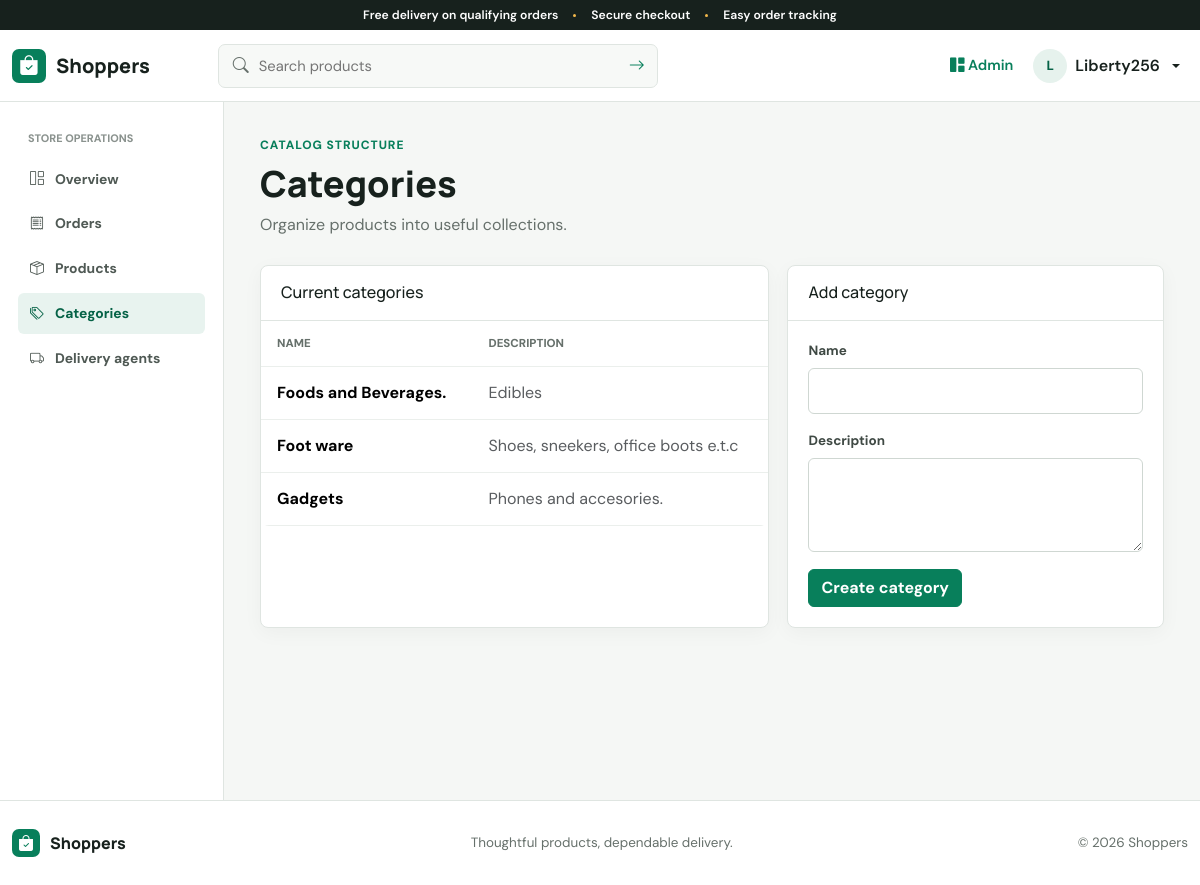
Screenshot of /dashboard/categories/ (signed in) with the database file from the repository.
### market/models.py (models this page shows, shortened)
class categories(models.Model):
    name = models.CharField(max_length=100)
    description = models.TextField()
    class Meta:
        verbose_name_plural = 'categories'
        ordering = ['name']

### admin/views.py (the view)
# urls.py: path('categories/', views.categories_view, name='manage_categories'),
@superuser_required
def categories_view(request):
    form = CategoryForm(request.POST or None)
    if request.method == 'POST' and form.is_valid():
        form.save()
        messages.success(request, 'Category created.')
        return redirect('manage_categories')
    return render(
        request,
        'admin_panel/categories.html',
        {'form': form, 'categories': categories.objects.all()},
    )

### admin/forms.py
class CategoryForm(forms.ModelForm):
    class Meta:
        model = categories
        fields = ('name', 'description')
        widgets = {'description': forms.Textarea(attrs={'rows': 3})}

### shopper/context_processors.py (called while the page is built)
def cart_count(request):
    if request.user.is_authenticated:
        return {'cart_count': CartItem.objects.filter(user=request.user).count()}
    return {'cart_count': 0}

### templates/admin_panel/categories.html (shortened to what this page needs)
{% extends 'admin_panel/base.html' %}
{% block admin_content %}
<div class="page-heading"><div><p class="eyebrow">Catalog structure</p><h1 class="page-title">Categories</h1><p class="page-subtitle">Organize products into useful collections.</p></div></div>
<div class="dashboard-grid"><div class="panel"><div class="panel-header"><h2>Current categories</h2></div><div class="table-responsive"><table class="table"><thead><tr><th>Name</th><th>Description</th></tr></thead><tbody>{% for category in categories %}<tr><td><strong>{{ category.name }}</strong></td><td class="text-muted">{{ category.description|truncatechars:90 }}</td></tr>{% empty %}<tr><td colspan="2" class="text-center text-muted py-5">No categories yet.</td></tr>{% endfor %}</tbody></table></div></div>
<div class="panel"><div class="panel-header"><h2>Add category</h2></div><div class="panel-body"><form method="post" class="form-shell">{% csrf_token %}{% for field in form %}<div class="form-field"><label for="{{ field.id_for_label }}">{{ field.label }}</label>{{ field }}{{ field.errors }}</div>{% endfor %}<button class="btn btn-primary" type="submit">Create category</button></form></div></div></div>
{% endblock %}

### templates/base.html (shortened to what this page needs)
{% load static %}
<!DOCTYPE html>
<html lang="en">
<head>
    <link href="https://cdn.jsdelivr.net/npm/bootstrap@5.3.3/dist/css/bootstrap.min.css" rel="stylesheet">
    <link href="https://cdn.jsdelivr.net/npm/bootstrap-icons@1.11.3/font/bootstrap-icons.css" rel="stylesheet">
    <link href="{% static 'css/app.css' %}" rel="stylesheet">
</head>
<body>
<div class="announcement">Free delivery on qualifying orders <span></span> Secure checkout <span></span> Easy order tracking</div>
<nav class="navbar navbar-expand-lg navbar-light app-navbar sticky-top">
    <div class="container">
        <a class="navbar-brand" href="{% url 'home' %}" aria-label="Shoppers home">
            <span class="brand-mark"><i class="bi bi-bag-check-fill"></i></span>
            <span>Shoppers</span>
        </a>
        <div class="collapse navbar-collapse" id="navMenu">
            <form class="nav-search" method="get" action="{% url 'search' %}" role="search">
                <i class="bi bi-search"></i>
                <input type="search" name="q" placeholder="Search products" value="{{ request.GET.q }}" aria-label="Search products">
                <button type="submit" aria-label="Submit search"><i class="bi bi-arrow-right"></i></button>
            </form>
            <ul class="navbar-nav ms-auto align-items-lg-center gap-lg-1">
                {% if request.user.is_authenticated %}
                    {% if request.user.is_superuser %}
                    <li class="nav-item"><a class="nav-link workspace-link" href="{% url 'dashboard' %}"><i class="bi bi-grid-1x2-fill"></i> Admin</a></li>
                    {% elif request.user.delivery_agent %}
                    <li class="nav-item"><a class="nav-link workspace-link" href="{% url 'agent_dashboard' %}"><i class="bi bi-truck"></i> Deliveries</a></li>
                    {% else %}
                    <li class="nav-item"><a class="nav-link" href="{% url 'orders' %}">Orders</a></li>
                    <li class="nav-item"><a class="icon-link" href="{% url 'cart' %}" aria-label="Shopping cart"><i class="bi bi-bag"></i>{% if cart_count %}<span class="cart-count">{{ cart_count }}</span>{% endif %}</a></li>
                    {% endif %}
                    <li class="nav-item dropdown">
                        <button class="account-button dropdown-toggle" data-bs-toggle="dropdown" aria-expanded="false">
                            <span class="avatar">{{ request.user.username|first|upper }}</span>
                            <span class="account-name">{{ request.user.first_name|default:request.user.username }}</span>
                        </button>
                    </li>
                {% else %}
                    <li class="nav-item"><a class="nav-link" href="{% url 'login' %}">Sign in</a></li>
                    <li class="nav-item"><a class="btn btn-brand btn-sm" href="{% url 'register' %}">Create account</a></li>
                {% endif %}
            </ul>
        </div>
    </div>
</nav>
<main>{% block content %}{% endblock %}</main>
<footer class="site-footer">
    <div class="container footer-inner">
        <a class="navbar-brand footer-brand" href="{% url 'home' %}"><span class="brand-mark"><i class="bi bi-bag-check-fill"></i></span><span>Shoppers</span></a>
        <p>Thoughtful products, dependable delivery.</p>
        <p>&copy; {% now "Y" %} Shoppers</p>
    </div>
</footer>
</body>
</html>

### static/css/app.css (style rules this page uses)
:root { --ink: #17211d; --muted: #66706b; --line: #dfe5e1; --surface: #fff; --canvas: #f5f7f5; --brand: #087f5b; --brand-dark: #056246; --accent: #f2b84b; --danger: #c53b45; --info: #277da1; --radius: 8px; --shadow: 0 12px 34px rgba(23,33,29,.08); }
* { box-sizing: border-box; }
html { scroll-behavior: smooth; }
body { margin: 0; background: var(--canvas); color: var(--ink); font-family: "DM Sans", sans-serif; letter-spacing: 0; }
h1,h2,h3,h4,h5,h6,.navbar-brand { font-family: "Manrope", sans-serif; letter-spacing: 0; }
a { color: var(--brand); }
main { min-height: calc(100vh - 230px); }
.container { max-width: 1200px; }
.announcement { min-height: 30px; padding: 6px 16px; background: var(--ink); color: #fff; text-align: center; font-size: .76rem; font-weight: 600; }
.announcement span { display: inline-block; width: 3px; height: 3px; margin: 0 12px 2px; border-radius: 50%; background: var(--accent); }
.app-navbar { min-height: 72px; border-bottom: 1px solid var(--line); background: rgba(255,255,255,.96); backdrop-filter: blur(14px); }
.navbar-brand { display: inline-flex; align-items: center; gap: 10px; color: var(--ink); font-size: 1.24rem; font-weight: 800; }
.brand-mark { display: inline-grid; width: 34px; height: 34px; place-items: center; border-radius: 7px; background: var(--brand); color: #fff; }
.nav-search { display: flex; align-items: center; width: min(440px,42vw); margin-left: 52px; border: 1px solid var(--line); border-radius: 7px; background: #f7f9f7; overflow: hidden; }
.nav-search>i { margin-left: 14px; color: var(--muted); }
.nav-search input { min-width: 0; flex: 1; padding: 10px; border: 0; outline: 0; background: transparent; font-size: .92rem; }
.nav-search button { width: 40px; height: 40px; border: 0; background: transparent; color: var(--brand); }
.nav-link { color: var(--ink); font-weight: 600; font-size: .91rem; }
.workspace-link { color: var(--brand); }
.account-button { display: flex; align-items: center; gap: 8px; padding: 5px 8px; border: 0; background: transparent; color: var(--ink); font-weight: 600; }
.avatar { display: grid; width: 34px; height: 34px; place-items: center; border-radius: 50%; background: #e6f2ed; color: var(--brand-dark); font-size: .83rem; font-weight: 800; }
.btn { border-radius: 6px; font-weight: 700; }
.btn-brand,.btn-primary { border-color: var(--brand); background: var(--brand); color: #fff; }
.eyebrow { margin-bottom: 8px; color: var(--brand); font-size: .75rem; font-weight: 800; letter-spacing: .08em; text-transform: uppercase; }
.page-title { margin: 0; font-size: clamp(1.65rem,3vw,2.35rem); font-weight: 800; }
.page-subtitle { margin: 8px 0 0; color: var(--muted); }
.page-heading { display: flex; justify-content: space-between; gap: 24px; align-items: end; margin-bottom: 28px; }
.panel { border: 1px solid var(--line); border-radius: var(--radius); background: var(--surface); box-shadow: 0 5px 20px rgba(23,33,29,.04); }
.panel-header { display: flex; justify-content: space-between; gap: 16px; align-items: center; padding: 17px 20px; border-bottom: 1px solid var(--line); }
.panel-header h2,.panel-header h3 { margin: 0; font-size: 1rem; }
.panel-body { padding: 20px; }
.table { --bs-table-bg: transparent; margin: 0; color: var(--ink); }
.table>:not(caption)>*>* { padding: 14px 16px; border-bottom-color: #ebefec; vertical-align: middle; }
.table thead th { color: var(--muted); font-size: .72rem; font-weight: 800; text-transform: uppercase; }
.table-responsive { border-radius: inherit; }
.form-shell label { display: block; margin-bottom: 7px; color: #3f4944; font-size: .84rem; font-weight: 700; }
.form-shell input:not([type="checkbox"]),.form-shell select,.form-shell textarea { display: block; width: 100%; padding: 10px 12px; border: 1px solid #cfd7d2; border-radius: 6px; background: #fff; color: var(--ink); outline: none; }
.form-field { margin-bottom: 17px; }
.site-footer { padding: 28px 0; border-top: 1px solid var(--line); background: #fff; }
.footer-inner { display: flex; align-items: center; justify-content: space-between; gap: 20px; }
.footer-inner p { margin: 0; color: var(--muted); font-size: .84rem; }
.footer-brand { font-size: 1rem; }
.footer-brand .brand-mark { width: 28px; height: 28px; }
.dashboard-grid { display: grid; grid-template-columns: 1.15fr .85fr; gap: 18px; }

### rows the page displays
categories: name "Foods and Beverages.", description "Edibles"
categories: name "Foot ware", description "Shoes, sneekers, office boots e.t.c"
categories: name "Gadgets", description "Phones and accesories."

### other values shown
{{ request.user.username|first|upper }} "L"
{{ request.user.first_name|default:request.user.username }} "Liberty256"
{{ field.label }} "Name" "Description"
